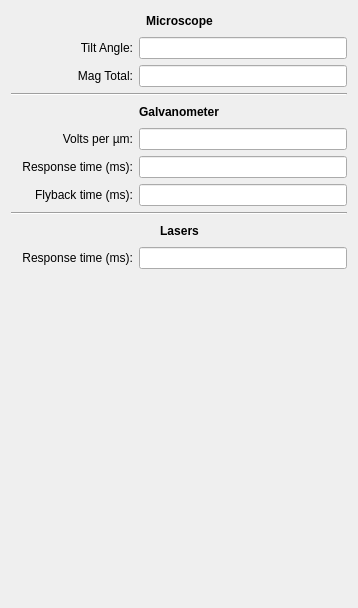
<?xml version="1.0" encoding="UTF-8"?>
<ui version="4.0">
 <class>Form</class>
 <widget class="QWidget" name="Form">
  <property name="geometry">
   <rect>
    <x>0</x>
    <y>0</y>
    <width>358</width>
    <height>608</height>
   </rect>
  </property>
  <property name="windowTitle">
   <string>Form</string>
  </property>
  <layout class="QVBoxLayout" name="verticalLayout">
   <item>
    <layout class="QHBoxLayout" name="horizontalLayout_7">
     <item>
      <spacer name="horizontalSpacer">
       <property name="orientation">
        <enum>Qt::Horizontal</enum>
       </property>
       <property name="sizeHint" stdset="0">
        <size>
         <width>40</width>
         <height>20</height>
        </size>
       </property>
      </spacer>
     </item>
     <item>
      <widget class="QLabel" name="label_vgalvanometer_2">
       <property name="font">
        <font>
         <weight>75</weight>
         <bold>true</bold>
        </font>
       </property>
       <property name="text">
        <string>Microscope</string>
       </property>
       <property name="alignment">
        <set>Qt::AlignCenter</set>
       </property>
      </widget>
     </item>
     <item>
      <spacer name="horizontalSpacer_2">
       <property name="orientation">
        <enum>Qt::Horizontal</enum>
       </property>
       <property name="sizeHint" stdset="0">
        <size>
         <width>40</width>
         <height>20</height>
        </size>
       </property>
      </spacer>
     </item>
    </layout>
   </item>
   <item>
    <layout class="QHBoxLayout" name="horizontalLayout">
     <item>
      <widget class="QLabel" name="label_tilt_angle">
       <property name="minimumSize">
        <size>
         <width>122</width>
         <height>0</height>
        </size>
       </property>
       <property name="text">
        <string>Tilt Angle:</string>
       </property>
       <property name="alignment">
        <set>Qt::AlignRight|Qt::AlignTrailing|Qt::AlignVCenter</set>
       </property>
      </widget>
     </item>
     <item>
      <widget class="QLineEdit" name="lineEdit_tilt_angle"/>
     </item>
    </layout>
   </item>
   <item>
    <layout class="QHBoxLayout" name="horizontalLayout_2">
     <item>
      <widget class="QLabel" name="label_mag_total">
       <property name="minimumSize">
        <size>
         <width>122</width>
         <height>0</height>
        </size>
       </property>
       <property name="text">
        <string>Mag Total:</string>
       </property>
       <property name="alignment">
        <set>Qt::AlignRight|Qt::AlignTrailing|Qt::AlignVCenter</set>
       </property>
      </widget>
     </item>
     <item>
      <widget class="QLineEdit" name="lineEdit_mag_total"/>
     </item>
    </layout>
   </item>
   <item>
    <widget class="Line" name="line_1">
     <property name="orientation">
      <enum>Qt::Horizontal</enum>
     </property>
    </widget>
   </item>
   <item>
    <layout class="QHBoxLayout" name="horizontalLayout_8">
     <item>
      <spacer name="horizontalSpacer_3">
       <property name="orientation">
        <enum>Qt::Horizontal</enum>
       </property>
       <property name="sizeHint" stdset="0">
        <size>
         <width>40</width>
         <height>20</height>
        </size>
       </property>
      </spacer>
     </item>
     <item>
      <widget class="QLabel" name="label_vgalvanometer">
       <property name="font">
        <font>
         <weight>75</weight>
         <bold>true</bold>
        </font>
       </property>
       <property name="text">
        <string>Galvanometer</string>
       </property>
       <property name="alignment">
        <set>Qt::AlignCenter</set>
       </property>
      </widget>
     </item>
     <item>
      <spacer name="horizontalSpacer_4">
       <property name="orientation">
        <enum>Qt::Horizontal</enum>
       </property>
       <property name="sizeHint" stdset="0">
        <size>
         <width>40</width>
         <height>20</height>
        </size>
       </property>
      </spacer>
     </item>
    </layout>
   </item>
   <item>
    <layout class="QHBoxLayout" name="horizontalLayout_3">
     <item>
      <widget class="QLabel" name="label_volts_per_um">
       <property name="minimumSize">
        <size>
         <width>122</width>
         <height>0</height>
        </size>
       </property>
       <property name="text">
        <string>Volts per µm:</string>
       </property>
       <property name="alignment">
        <set>Qt::AlignRight|Qt::AlignTrailing|Qt::AlignVCenter</set>
       </property>
      </widget>
     </item>
     <item>
      <widget class="QLineEdit" name="lineEdit_volts_per_um"/>
     </item>
    </layout>
   </item>
   <item>
    <layout class="QHBoxLayout" name="horizontalLayout_4">
     <item>
      <widget class="QLabel" name="label_galvo_response_time">
       <property name="minimumSize">
        <size>
         <width>122</width>
         <height>0</height>
        </size>
       </property>
       <property name="text">
        <string>Response time (ms):</string>
       </property>
       <property name="alignment">
        <set>Qt::AlignRight|Qt::AlignTrailing|Qt::AlignVCenter</set>
       </property>
      </widget>
     </item>
     <item>
      <widget class="QLineEdit" name="lineEdit_galvo_response_time"/>
     </item>
    </layout>
   </item>
   <item>
    <layout class="QHBoxLayout" name="horizontalLayout_5">
     <item>
      <widget class="QLabel" name="label_galvo_flyback_time">
       <property name="minimumSize">
        <size>
         <width>122</width>
         <height>0</height>
        </size>
       </property>
       <property name="text">
        <string>Flyback time (ms):</string>
       </property>
       <property name="alignment">
        <set>Qt::AlignRight|Qt::AlignTrailing|Qt::AlignVCenter</set>
       </property>
      </widget>
     </item>
     <item>
      <widget class="QLineEdit" name="lineEdit_galvo_flyback_time"/>
     </item>
    </layout>
   </item>
   <item>
    <widget class="Line" name="line_2">
     <property name="orientation">
      <enum>Qt::Horizontal</enum>
     </property>
    </widget>
   </item>
   <item>
    <layout class="QHBoxLayout" name="horizontalLayout_9">
     <item>
      <spacer name="horizontalSpacer_5">
       <property name="orientation">
        <enum>Qt::Horizontal</enum>
       </property>
       <property name="sizeHint" stdset="0">
        <size>
         <width>40</width>
         <height>20</height>
        </size>
       </property>
      </spacer>
     </item>
     <item>
      <widget class="QLabel" name="label_volts_per_um_3">
       <property name="font">
        <font>
         <weight>75</weight>
         <bold>true</bold>
        </font>
       </property>
       <property name="text">
        <string>Lasers</string>
       </property>
       <property name="alignment">
        <set>Qt::AlignCenter</set>
       </property>
      </widget>
     </item>
     <item>
      <spacer name="horizontalSpacer_6">
       <property name="orientation">
        <enum>Qt::Horizontal</enum>
       </property>
       <property name="sizeHint" stdset="0">
        <size>
         <width>40</width>
         <height>20</height>
        </size>
       </property>
      </spacer>
     </item>
    </layout>
   </item>
   <item>
    <layout class="QHBoxLayout" name="horizontalLayout_6">
     <item>
      <widget class="QLabel" name="label_laser_response_time">
       <property name="minimumSize">
        <size>
         <width>122</width>
         <height>0</height>
        </size>
       </property>
       <property name="text">
        <string>Response time (ms):</string>
       </property>
       <property name="alignment">
        <set>Qt::AlignRight|Qt::AlignTrailing|Qt::AlignVCenter</set>
       </property>
      </widget>
     </item>
     <item>
      <widget class="QLineEdit" name="lineEdit_laser_response_time"/>
     </item>
    </layout>
   </item>
   <item>
    <spacer name="verticalSpacer">
     <property name="orientation">
      <enum>Qt::Vertical</enum>
     </property>
     <property name="sizeHint" stdset="0">
      <size>
       <width>20</width>
       <height>290</height>
      </size>
     </property>
    </spacer>
   </item>
  </layout>
 </widget>
 <resources/>
 <connections/>
</ui>
